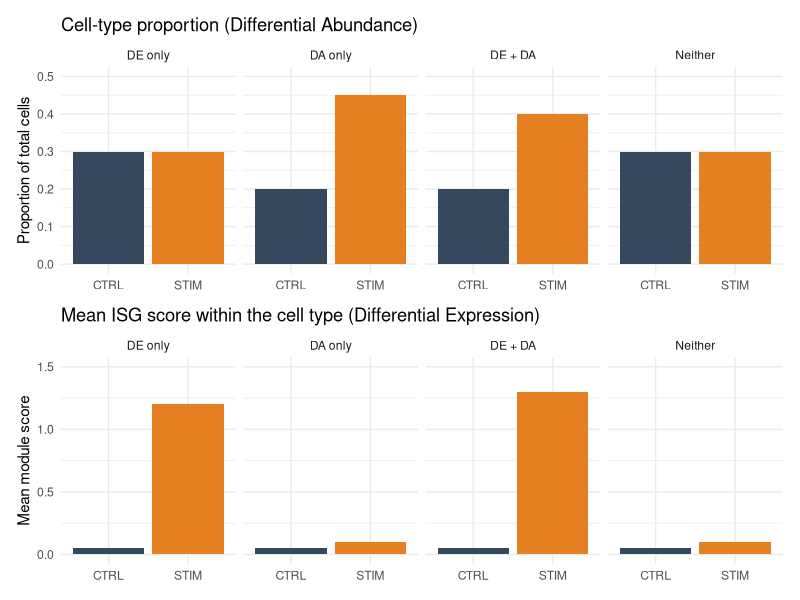
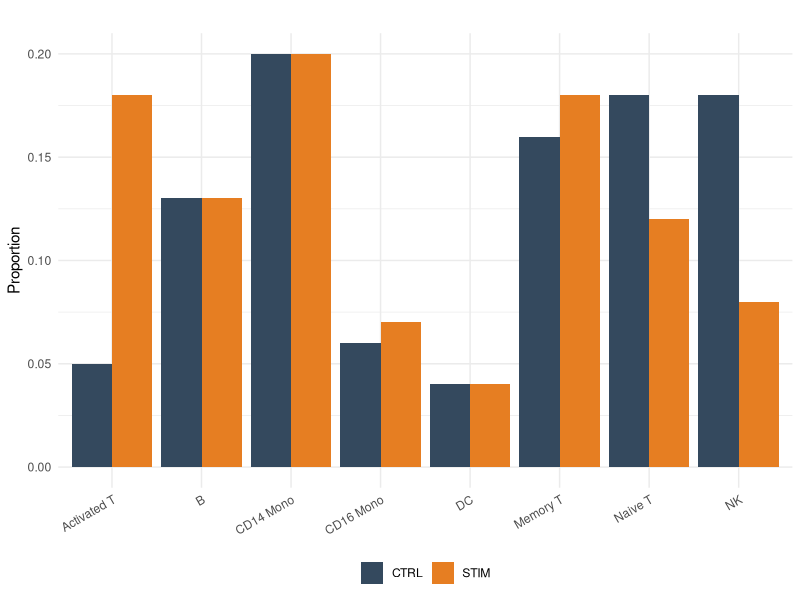
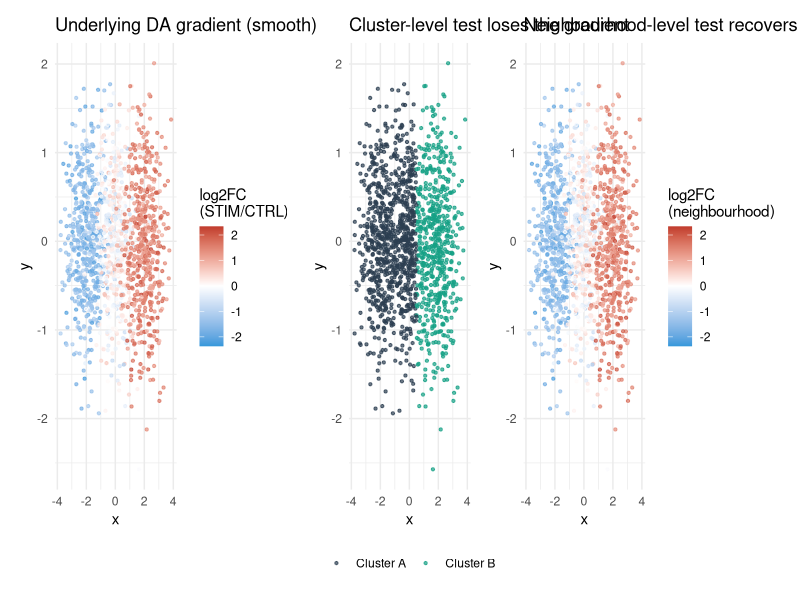
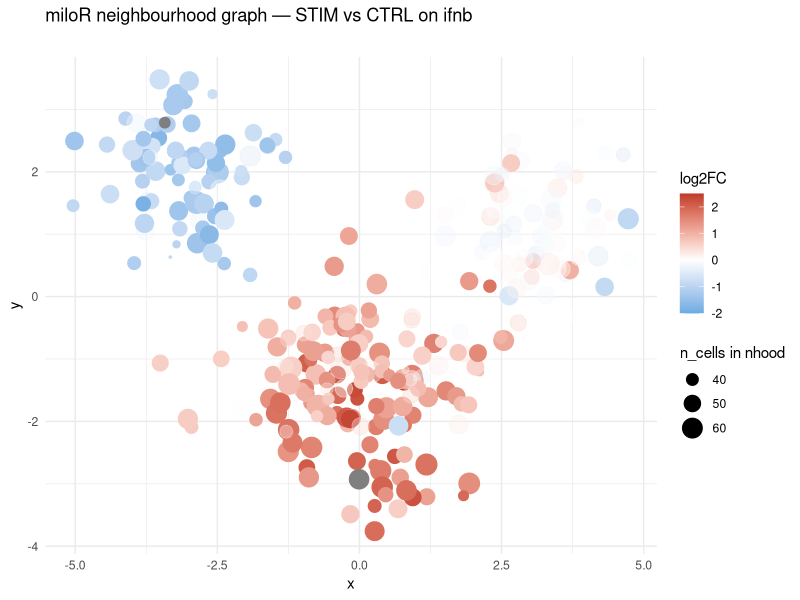
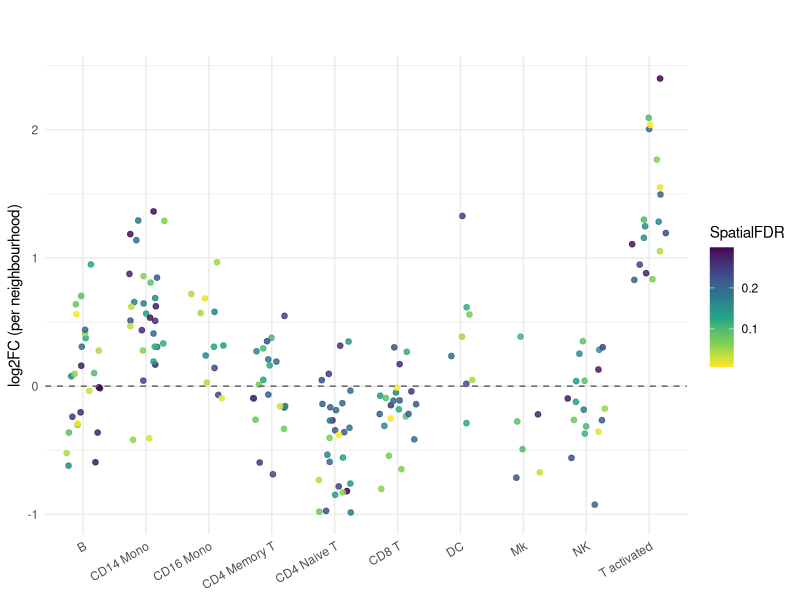
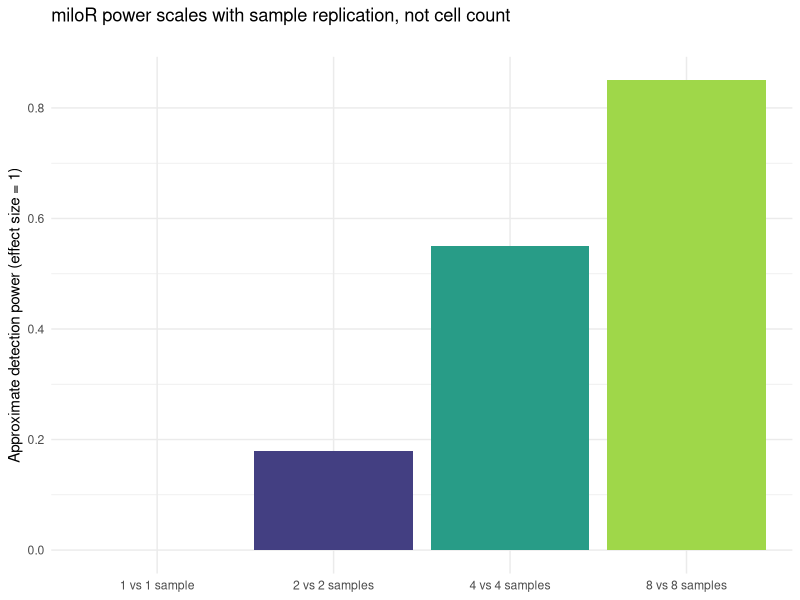

The R source for these figures, in order:
## ---- chunk 1
#| label: setup
#| include: false
library(tidyverse); library(knitr); library(gridExtra); library(patchwork)
theme_set(theme_minimal(base_size = 14)); set.seed(2026)
## ---- chunk 2
#| label: de-vs-da-cartoon
#| echo: false
#| fig-width: 11
#| fig-height: 4

set.seed(2026)
df <- tibble(
  pattern   = factor(rep(c("DE only", "DA only", "DE + DA", "Neither"), each = 2),
                     levels = c("DE only", "DA only", "DE + DA", "Neither")),
  condition = rep(c("CTRL","STIM"), 4),
  proportion = c(0.30,0.30,  0.20,0.45,  0.20,0.40,  0.30,0.30),
  ISG_score  = c(0.05, 1.20,  0.05, 0.10,  0.05, 1.30,  0.05, 0.10)
)

p1 <- ggplot(df, aes(condition, proportion, fill = condition)) +
  geom_col() + facet_wrap(~ pattern, nrow = 1) +
  scale_fill_manual(values = c(CTRL = "#34495e", STIM = "#e67e22"), guide = "none") +
  ylim(0, 0.5) +
  labs(title = "Cell-type proportion (Differential Abundance)",
       x = NULL, y = "Proportion of total cells") +
  theme_minimal(base_size = 11)

p2 <- ggplot(df, aes(condition, ISG_score, fill = condition)) +
  geom_col() + facet_wrap(~ pattern, nrow = 1) +
  scale_fill_manual(values = c(CTRL = "#34495e", STIM = "#e67e22"), guide = "none") +
  ylim(0, 1.5) +
  labs(title = "Mean ISG score within the cell type (Differential Expression)",
       x = NULL, y = "Mean module score") +
  theme_minimal(base_size = 11)

p1 / p2
## ---- chunk 3
#| label: cluster-level
#| echo: false
#| fig-width: 9
#| fig-height: 3.6

set.seed(2026)
clusters <- c("Naive T","Memory T","Activated T","CD14 Mono","CD16 Mono","B","NK","DC")
prop_ctrl <- c(0.18, 0.16, 0.05, 0.20, 0.06, 0.13, 0.18, 0.04)
prop_stim <- c(0.12, 0.18, 0.18, 0.20, 0.07, 0.13, 0.08, 0.04)

df <- bind_rows(
  tibble(cluster = clusters, condition = "CTRL", prop = prop_ctrl),
  tibble(cluster = clusters, condition = "STIM", prop = prop_stim)
)

ggplot(df, aes(cluster, prop, fill = condition)) +
  geom_col(position = "dodge") +
  scale_fill_manual(values = c(CTRL = "#34495e", STIM = "#e67e22"), name = NULL) +
  labs(title = "",
       x = NULL, y = "Proportion") +
  theme_minimal(base_size = 11) +
  theme(axis.text.x = element_text(angle = 30, hjust = 1),
        legend.position = "bottom")
## ---- chunk 4
#| label: neigh-vs-cluster
#| echo: false
#| fig-width: 11
#| fig-height: 4.4

set.seed(2026)

# Simulate a 2D embedding with two cell types and a continuum
n <- 1500
x <- c(rnorm(n/3, -2, 0.7), rnorm(n/3, 0, 0.7), rnorm(n/3, 2, 0.7))
y <- c(rnorm(n/3, 0, 0.7), rnorm(n/3, 0, 0.7), rnorm(n/3, 0, 0.7))
true_da <- c(rnorm(n/3, -1.5, 0.3), rnorm(n/3, 0, 0.4), rnorm(n/3, 1.5, 0.3))   # smooth gradient
cluster <- factor(ifelse(x < -0.5, "Cluster A", ifelse(x > 0.5, "Cluster B", "Cluster A")))  # bimodal hard split

dat <- tibble(x, y, true_da, cluster)

p1 <- ggplot(dat, aes(x, y, color = true_da)) +
  geom_point(alpha = 0.7, size = 0.8) +
  scale_color_gradient2(low = "#3498db", mid = "white", high = "#c0392b",
                        name = "log2FC\n(STIM/CTRL)") +
  labs(title = "Underlying DA gradient (smooth)") +
  theme_minimal(base_size = 11) + theme(legend.position = "right")

p2 <- ggplot(dat, aes(x, y, color = cluster)) +
  geom_point(alpha = 0.7, size = 0.8) +
  scale_color_manual(values = c("Cluster A" = "#2c3e50", "Cluster B" = "#16a085"), name = NULL) +
  labs(title = "Cluster-level test loses the gradient") +
  theme_minimal(base_size = 11) + theme(legend.position = "bottom")

p3 <- ggplot(dat, aes(x, y, color = true_da)) +
  geom_point(alpha = 0.7, size = 0.8) +
  scale_color_gradient2(low = "#3498db", mid = "white", high = "#c0392b",
                        name = "log2FC\n(neighbourhood)") +
  labs(title = "Neighbourhood-level test recovers it") +
  theme_minimal(base_size = 11) + theme(legend.position = "right")

p1 + p2 + p3
## ---- chunk 5
#| label: nhood-graph
#| echo: false
#| fig-width: 9
#| fig-height: 4.5

set.seed(2026)
n_nhoods <- 320
xn <- c(rnorm(n_nhoods/4, -3, 0.8), rnorm(n_nhoods/4, 0, 0.8),
        rnorm(n_nhoods/4, 3, 0.8),  rnorm(n_nhoods/4, 0, 1.5))
yn <- c(rnorm(n_nhoods/4, 2, 0.7), rnorm(n_nhoods/4, -2, 0.7),
        rnorm(n_nhoods/4, 1, 0.7), rnorm(n_nhoods/4, -1, 0.7))
log2fc <- c(rnorm(n_nhoods/4, -1.0, 0.4), rnorm(n_nhoods/4, 1.5, 0.5),
            rnorm(n_nhoods/4, 0.0, 0.3), rnorm(n_nhoods/4, 0.7, 0.5))
size <- pmax(rpois(n_nhoods, 50), 8)
sig  <- abs(log2fc) > 0.5

dat <- tibble(x = xn, y = yn, log2fc = log2fc, size = size, sig = sig)

ggplot(dat, aes(x, y, size = size, color = log2fc, alpha = ifelse(sig, 1, 0.4))) +
  geom_point() +
  scale_color_gradient2(low = "#3498db", mid = "white", high = "#c0392b",
                        name = "log2FC", limits = c(-2, 2.5)) +
  scale_size_continuous(name = "n_cells in nhood", range = c(0.6, 7)) +
  scale_alpha_identity() +
  labs(title = "miloR neighbourhood graph — STIM vs CTRL on ifnb",
       subtitle = "") +
  theme_minimal(base_size = 11)
## ---- chunk 6
#| label: beeswarm
#| echo: false
#| fig-width: 9
#| fig-height: 4.4

set.seed(2026)
celltypes <- c("CD14 Mono","CD16 Mono","B","CD4 Naive T","CD4 Memory T","T activated","CD8 T","NK","DC","Mk")
n_per <- c(30, 12, 25, 28, 20, 18, 22, 18, 8, 6)
mean_lfc <- c(0.6, 0.4, 0.1, -0.4, -0.1, 1.5, 0.0, -0.2, 0.3, 0.0)

dat <- map2_dfr(celltypes, seq_along(celltypes), function(ct, i) {
  tibble(celltype = ct,
         logFC    = rnorm(n_per[i], mean_lfc[i], 0.4),
         spatfdr  = runif(n_per[i], 0, 0.3))
})

ggplot(dat, aes(celltype, logFC, color = spatfdr)) +
  geom_jitter(width = 0.3, alpha = 0.85, size = 1.6) +
  geom_hline(yintercept = 0, linetype = 2, color = "grey40") +
  scale_color_viridis_c(direction = -1, name = "SpatialFDR") +
  labs(title    = "",
       subtitle = "",
       x = NULL, y = "log2FC (per neighbourhood)") +
  theme_minimal(base_size = 11) +
  theme(axis.text.x = element_text(angle = 30, hjust = 1))
## ---- chunk 7
#| label: replication
#| echo: false
#| fig-width: 9
#| fig-height: 3

dat <- tibble(
  setup     = c("1 vs 1 sample", "2 vs 2 samples", "4 vs 4 samples", "8 vs 8 samples"),
  power     = c(0, 0.18, 0.55, 0.85)
)

ggplot(dat, aes(setup, power, fill = power)) +
  geom_col() +
  scale_fill_viridis_c(option = "D", limits = c(0, 1), guide = "none") +
  labs(title = "miloR power scales with sample replication, not cell count",
       subtitle = "",
       x = NULL, y = "Approximate detection power (effect size = 1)") +
  theme_minimal(base_size = 11)
